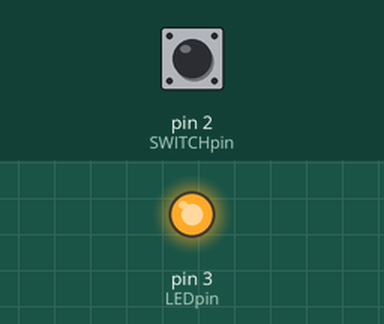
This sketch was run on a simulated Arduino Uno, built with avr-gcc and run on an emulated ATmega328P. Shown: output pins drawn as LEDs (lit = HIGH). The inputs (shaded band) are chosen by the test bench; at power-on: pin 2 (SWITCHpin) HIGH.

Above: at 1.2 s.
1.3 s: pin 2 (SWITCHpin) pulled LOW for 0.15 s
At 1.8 s:
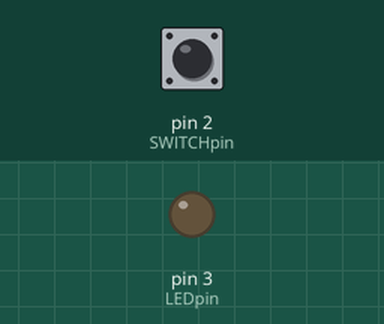
2.9 s: pin 2 (SWITCHpin) pulled LOW for 1 s
At 4.2 s:
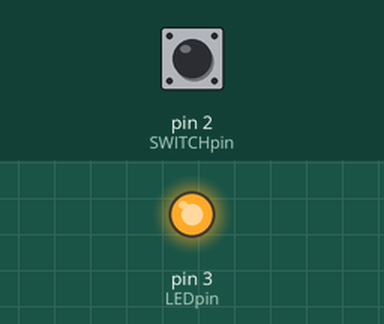
5.4 s: pin 2 (SWITCHpin) pulled LOW for 3.2 s
At 9.0 s:
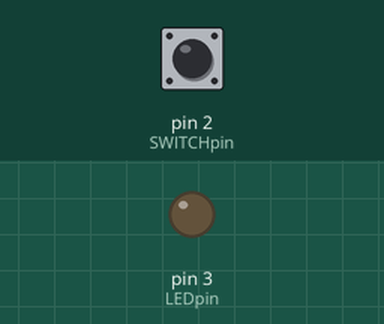
Timing chart, 0 to 10.5 s (numbered marks = the images above; inputs shaded):
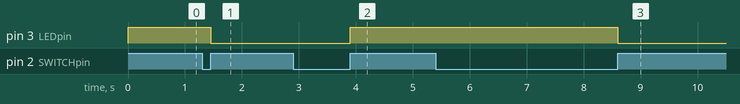

The sketch:

Toggle_Code.ino
```cpp
        /*Simple_PB_LED_V1   */

const byte LEDpin = 3;
const byte SWITCHpin = 2;
int status = false;

byte LEDstate = LOW;

void setup(){
   // put your setup code here, to run once:
pinMode(LEDpin, OUTPUT);
pinMode(SWITCHpin, INPUT_PULLUP);
}

void loop(){
// put your main code here, to run repeatedly:
if (digitalRead(SWITCHpin) == true) {
status = !status;
digitalWrite(LEDpin, status);
}

while(digitalRead(SWITCHpin) == true);
delay(50); // keeps a small delay
}
```

Measured:
- after the input at 1.3 s, pin 3 (LEDpin): HIGH → LOW after 0.15 s
- after the input at 2.9 s, pin 3 (LEDpin): LOW → HIGH after 1.0 s
- after the input at 5.4 s, pin 3 (LEDpin): HIGH → LOW after 3.2 s
